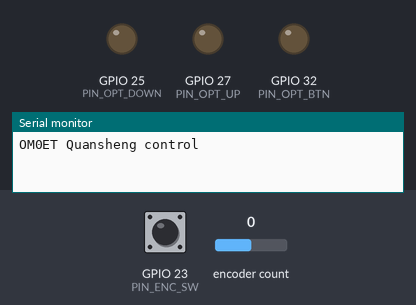
A sketch run on a simulated ESP32. Shown: output pins drawn as LEDs (lit = HIGH), the last lines printed to the serial monitor. The test bench sets the inputs (shaded band); at power-on: encoder count 0, GPIO 23 (PIN_ENC_SW) HIGH.

Above: at 1.2 s.
1.3 s: encoder count set to 1
At 2.4 s:
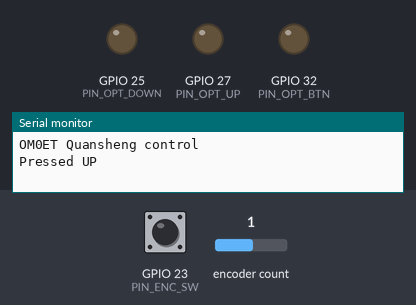
2.8 s: GPIO 23 (PIN_ENC_SW) pulled LOW for 0.15 s
At 3.03 s:
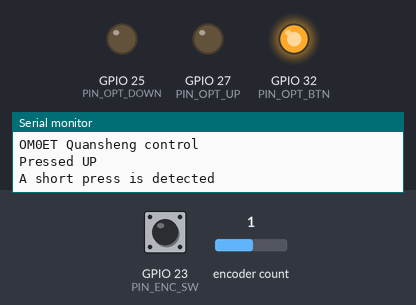
4.5 s: encoder count set to 0
At 4.9 s:
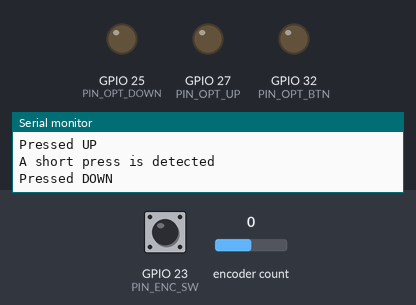
6.0 s: GPIO 23 (PIN_ENC_SW) pulled LOW for 3.2 s
At 7.17 s:
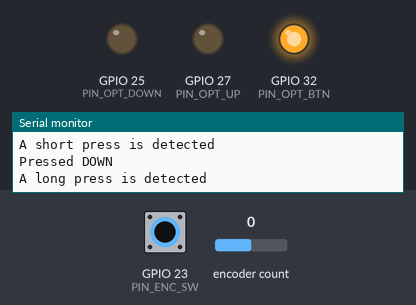
Timing chart, 0 to 9.0 s (numbered marks = the images above; inputs shaded):
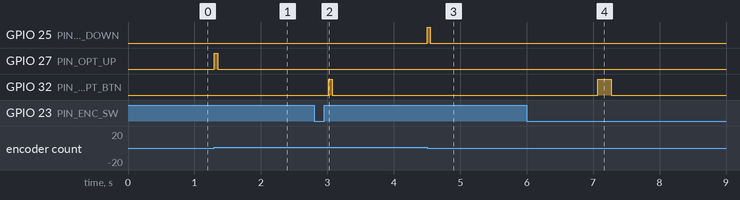

Measured:
- after the input at 1.3 s, GPIO 27 (PIN_OPT_UP): LOW → HIGH at once, → LOW 0.05 s later
- after the input at 2.8 s, GPIO 32 (PIN_OPT_BTN): LOW → HIGH after 0.22 s, → LOW 0.05 s later
- after the input at 4.5 s, GPIO 25 (PIN_OPT_DOWN): LOW → HIGH at once, → LOW 0.05 s later
- after the input at 6.0 s, GPIO 32 (PIN_OPT_BTN): LOW → HIGH after 1.1 s, → LOW 0.20 s later

The sketch:

om0et_quansheng_control.ino
```cpp
// -----
// om0et_quansheng_control.ino - Rotary encoder based control of OM0ET Quansheng desktop transceiver
// -----
// 13.10.2014 created by Pavol OM0WT
// Created: "2024-10-13 21:25:38"
// Last-Modified: "2024-10-14 12:44:15"
// -----

#include <Arduino.h>
#include <RotaryEncoder.h>
#include <ezButton.h>  // The library to use for SW pin
#include "soc/soc.h"
#include "soc/rtc_cntl_reg.h"


// Wemos MINI ESP32 D1
#define PIN_ENC_CLK  35   // Encoder CLK
#define PIN_ENC_DT 33     // Encoder DT
#define PIN_ENC_SW  23    // Encode SWN
#define PIN_OPT_UP   27   // IO27 - OPTO UP
#define PIN_OPT_DOWN 25   // IO25 - OPTO DOWN
#define PIN_OPT_BTN  32   // IO32 - OPTO BUTTON
#define PIN_OPT_BTN_LONG 4 //IO04 - OPTO LONG PRESS BUTTON
#define VERSION 1.0

const int SHORT_PRESS_TIME = 1000; // 1000 milliseconds
const int LONG_PRESS_TIME  = 1000; // 1000 milliseconds

unsigned long pressedTime  = 0;
unsigned long releasedTime = 0;
bool isPressing = false;
bool isLongDetected = false;
bool isShortDetected = false;
bool switchIt = false;
int controlPIN = 0;
int optoDelay = 100;   // OTPO delay between ON and OFF
int dir = 0;

// Setup a RotaryEncoder with 2 steps per latch for the 2 signal input pins:
RotaryEncoder encoder(PIN_ENC_CLK, PIN_ENC_DT, RotaryEncoder::LatchMode::TWO03);
ezButton button(PIN_ENC_SW);

void setup()
{
  button.setDebounceTime(70);
  Serial.begin(115200);
  while (! Serial);
  Serial.println("OM0ET Quansheng control");
  pinMode(PIN_OPT_BTN, OUTPUT);
  pinMode(PIN_OPT_UP, OUTPUT);
  pinMode(PIN_OPT_DOWN, OUTPUT);

} // setup()


// Read the current position of the encoder and print out when changed.
void loop()
{
  static int pos = 0;
  encoder.tick();
  button.loop();

  int newPos = encoder.getPosition();
  if (pos != newPos) {
    if ( (pos % 2) == 0 ) {
        // Whole turn
        dir = (int)(encoder.getDirection());
        if (dir == 1) {
            Serial.println("Pressed UP");
            optoDelay = 50;
            controlPIN = PIN_OPT_UP;
            switchIt = true;
            digitalWrite(controlPIN, LOW);
            digitalWrite(controlPIN, HIGH);
            delay(optoDelay);
            digitalWrite(controlPIN, LOW);
        }

        if (dir == -1) {
            Serial.println("Pressed DOWN");
            optoDelay = 50;
            controlPIN = PIN_OPT_DOWN;
            switchIt = true;
            digitalWrite(controlPIN, LOW);
            digitalWrite(controlPIN, HIGH);
            delay(optoDelay);
            digitalWrite(controlPIN, LOW);
        }
    }
    pos = newPos;
  } // if

  if(button.isPressed()){
    pressedTime = millis();
    isPressing = true;
    isLongDetected = false;
  }

  if(button.isReleased()) {
    isPressing = false;
    releasedTime = millis();

    long pressDuration = releasedTime - pressedTime;

    if( pressDuration < SHORT_PRESS_TIME ) {
       Serial.println("A short press is detected");
       controlPIN = PIN_OPT_BTN;
       optoDelay = 50;
       switchIt = true;
       digitalWrite(controlPIN, LOW);
       digitalWrite(controlPIN, HIGH);
       delay(optoDelay);
       digitalWrite(controlPIN, LOW);
    }

  }

  if(isPressing == true && isLongDetected == false) {
    long pressDuration = millis() - pressedTime;

    if( pressDuration > LONG_PRESS_TIME ) {
      Serial.println("A long press is detected");
      isLongDetected = true;
      controlPIN = PIN_OPT_BTN;
      optoDelay = 200;
      digitalWrite(controlPIN, LOW);
      digitalWrite(controlPIN, HIGH);
      delay(optoDelay);
      digitalWrite(controlPIN, LOW);
    }
  }

  switchIt = false;
} // loop ()
// The End
```
